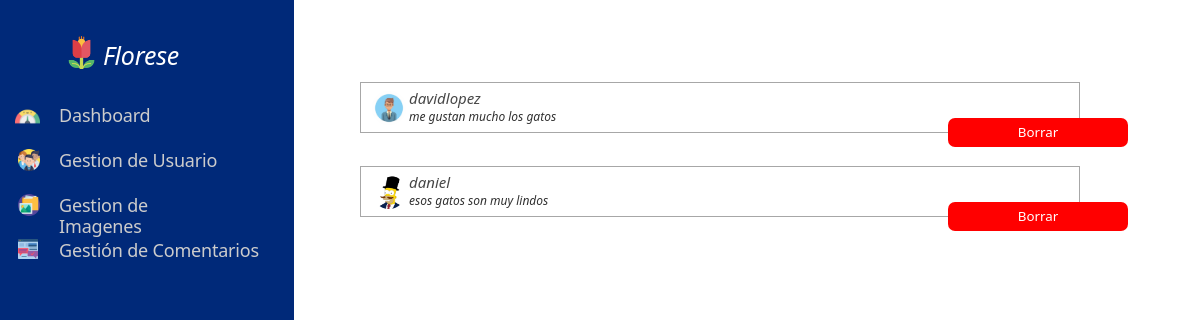
Page /Gcomentarios (signed in) on the committed database.
### tables this page shows
CREATE TABLE imgperfil (
    usuario     TEXT (100) NOT NULL,
    url         TEXT       NOT NULL
);

CREATE TABLE Comentarios (
    id          INTEGER,
    usuario      TEXT (100) NOT NULL,
    comentario TEXT (600) NOT NULL,
   
    foreign key(usuario) references User(usuario),
    foreign key(id) references Publicacion(id)
);

### app.py (the view, shortened to what this page needs)
@app.route('/Gcomentarios', methods=['GET', 'POST'])
def Gcomentarios():
    if 'user' in session:
        usuario = session['user']
        db=get_db()
        cursorObj = db.cursor()
        cursorObj.execute("SELECT * FROM Comentarios")
        Comentarios = cursorObj.fetchall()
        db = get_db()
        cursorObj2 = db.cursor()
        cursorObj2.execute("SELECT * FROM imgperfil")
        imagenes = cursorObj2.fetchall()
        print("estos son los comentarios:",Comentarios)
        print(Comentarios[1])
        return render_template('Gcomentarios.html',Comentarios=Comentarios,imagenes=imagenes)
    else:
        return redirect(url_for('login'))

### db.py (called while the page is built)
def get_db():
    try:
        if 'db' not in g:
            print('conectada')
            g.db = sqlite3.connect('database/publicacion.db')
        return g.db
    except Error:
        print(Error)

### templates/Gcomentarios.html (shortened to what this page needs)
{% extends 'dashboard.html' %}
{% block body %}
        {%for com in Comentarios%}
        <div class="cartaUsuario">
            <div class=comentarioContainer>
                <div>
                    {%for imagen in imagenes%}
                        {% if com[1]==imagen[0] %}
                            <img class="imgUsuario" src="../static/imgperfil/{%print(imagen[1])%}"  width="40px"height="40px">
                        {% endif %}
                    {% endfor %}
                    <h5 class=usuario>{{com[1]}}</h5>
                </div>
                <div>
                    <h5 class="comentario">{{com[2]}}</h5>
                </div>
            </div>
            <form class="borrar" id="borrar" name="borrar" action="{{url_for('Gcomentarios')}}" method="post">
                <button class="btnBorrar" type="submit">Borrar</button>
              </form>
        </div>
        {% endfor %}
{% endblock %}

### static/css/dashboard.css (style rules this page uses)
* { margin: 0; padding: 0; box-sizing: border-box; list-style: none; text-decoration: none; }
.cartaUsuario { padding:2px 0px 2px 0px; }
.comentarioContainer { position: relative; left: 30%; top:80px; width: 60%; height:flex; border: solid 1px #a7a7a7; padding:5px 0 7px 8px; }
.comentario { font-family: 'segoe UI',Tahoma,Arial,sans-serif; font-style: italic; font-weight: 500; font-size: 12px; color:#313131; word-wrap: break-word; }
.usuario { position:flex; width: flex; height:flex; font-family: 'segoe UI',Tahoma,Arial,sans-serif; font-style: italic; font-weight: 500; font-size: 15px; color:#474747; overflow: auto; }
.imgUsuario { float: left; padding:3px; border-radius: 100%; }
.btnBorrar { position: relative; top: 65px; left: 79%; height: 1.8rem; width:15%; font-family: 'segoe UI',Tahoma,Arial,sans-serif; color: #ffffff; border: none; background: #002979; border-radius: 7px; }

### static/css/Gimagenes.css (style rules this page uses)
.btnBorrar { background: red; }

### rows in the picture
Comentarios: usuario "davidlopez", comentario "me gustan mucho los gatos"
imgperfil: url (picture)
Comentarios: usuario "daniel", comentario "esos gatos son muy lindos"
imgperfil: url (picture)
